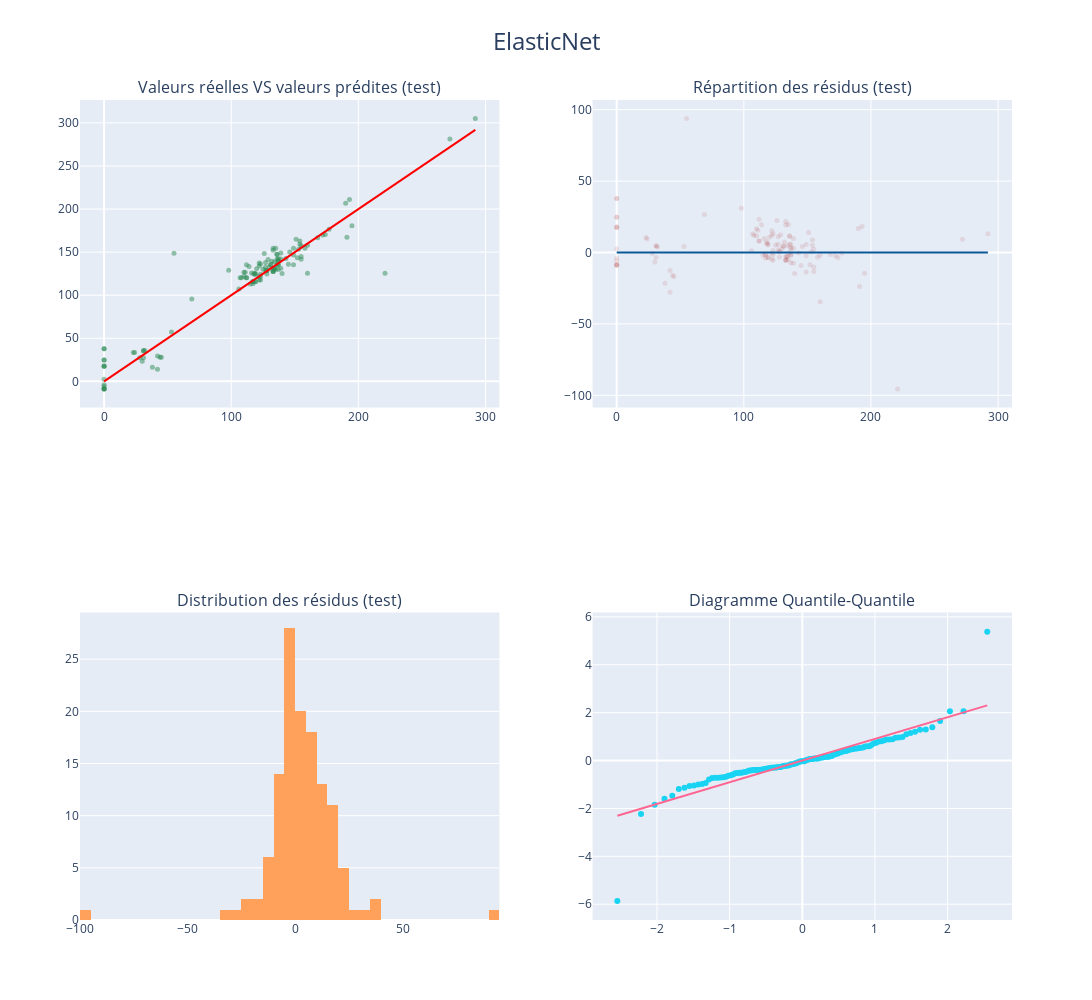
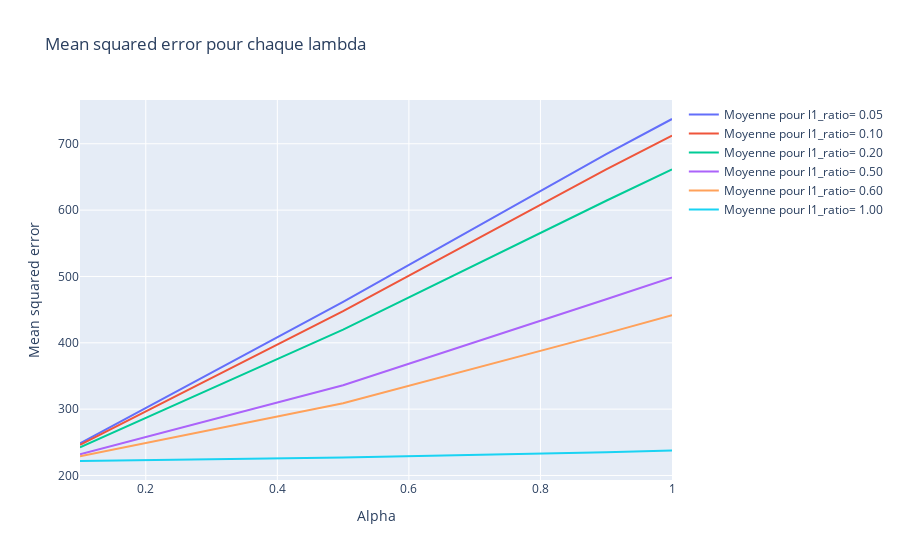
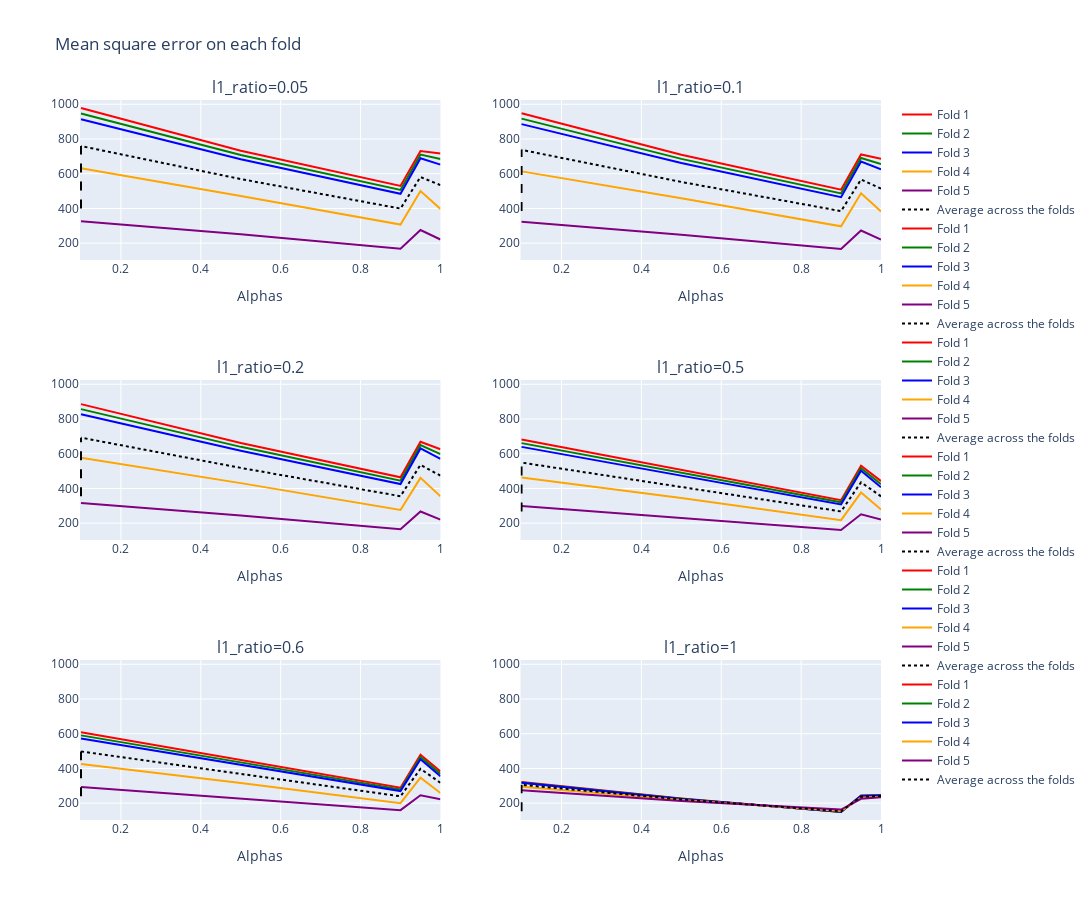

Here is the notebook cell these charts were saved with, in order:
### Code cell
co2.styles.display_combined_report(y_train, lr_en.predict(X_train), y_test, lr_en.predict(X_test), title='PERFORMANCES DU MODELE ELASTIC NET') 

co2.viz.plot_regression_diagnostics(y_test, pred_test, y_train, "ElasticNet", interactive=True, save=True, format='png')
co2.viz.plot_lr_elasticnet(lr_en, save=True, format='png')
co2.viz.plot_mse_folds(lr_en, l1_ratios)

### Figure 1 — Plotly figure (JSON) as saved in the notebook; plotly's stock layout.template omitted (floating-point values rounded to 4 significant figures)
{"data": [{"marker": {"color": "#2E8B57", "opacity": 0.5, "size": 5}, "mode": "markers", "type": "scatter", "x": [137, 153, 0, 168, 0, 123, 190, 117, 177, 128, 117, 151, 135, 127, 117, 122, 31, 134, 133, 120, 112, 106, 119, 139, 137, 24, 129, 0, 30, 154, 137, 123, 110, 127, 127, 137, 195, 0, 137, 0, 155, 133, 136, 42, 125, 0, 131, 130, 123, 158, 0, 128, 0, 133, 221, 53, 191, 116, 152, 136, 23, 107, 155, 122, 114, 292, 0, 146, 160, 31, 31, 149, 139, 69, 28, 115, 0, 119, 160, 272, 108, 119, 174, 122, 119, 45, 122, 98, 112, 118, 149, 140, 0, 0, 110, 172, 112, 135, 136, 134, 0, 143, 131, 32, 154, 126, 123, 155, 111, 149, 44, 128, 38, 134, 133, 145, 133, 132, 55, 136, 137, 42, 118, 193, 0, 139, 133], "xaxis": "x", "y": [140.5, 153.5, -8.812, 166.6, -5.811, 117.5, 206.7, 113.2, 176.5, 128.5, 115.9, 165.0, 130.1, 138.1, 115.5, 117.5, 27.48, 131.4, 130.1, 130.7, 120.1, 107.3, 124.3, 148.9, 135.3, 33.54, 141.4, -3.838, 23.33, 159.1, 129.9, 136.1, 121.6, 128.9, 132.8, 135.3, 180.5, -8.274, 139.6, -8.892, 157.3, 127.5, 147.2, 14.14, 130.2, 24.74, 135.6, 132.6, 124.3, 154.6, 2.569, 128.7, 17.92, 152.2, 125.4, 57.2, 167.2, 125.8, 143.5, 135.9, 33.51, 120.1, 144.9, 133.9, 133.3, 305.1, 37.79, 150.2, 158.1, 35.56, 35.66, 135.4, 141.9, 95.62, 27.32, 113.1, 37.79, 125.2, 125.6, 281.2, 120.1, 115.5, 170.5, 137.3, 115.5, 28.04, 121.4, 129.0, 135.3, 125.5, 154.6, 125.3, 17.26, -8.892, 126.6, 169.8, 120.1, 154.6, 147.7, 138.5, 17.92, 142.7, 135.2, 35.78, 162.8, 148.5, 121.4, 141.7, 126.6, 146.8, 28.04, 124.7, 16.39, 131.2, 154.6, 135.9, 127.9, 139.4, 148.8, 141.8, 142.7, 29.43, 124.3, 211.1, 24.9, 131.4, 127.4], "yaxis": "y"}, {"line": {"color": "red"}, "mode": "lines", "type": "scatter", "x": [0, 292], "xaxis": "x", "y": [0, 292], "yaxis": "y"}, {"marker": {"color": "#980a10", "opacity": 0.1, "size": 5}, "mode": "markers", "type": "scatter", "x": [137, 153, 0, 168, 0, 123, 190, 117, 177, 128, 117, 151, 135, 127, 117, 122, 31, 134, 133, 120, 112, 106, 119, 139, 137, 24, 129, 0, 30, 154, 137, 123, 110, 127, 127, 137, 195, 0, 137, 0, 155, 133, 136, 42, 125, 0, 131, 130, 123, 158, 0, 128, 0, 133, 221, 53, 191, 116, 152, 136, 23, 107, 155, 122, 114, 292, 0, 146, 160, 31, 31, 149, 139, 69, 28, 115, 0, 119, 160, 272, 108, 119, 174, 122, 119, 45, 122, 98, 112, 118, 149, 140, 0, 0, 110, 172, 112, 135, 136, 134, 0, 143, 131, 32, 154, 126, 123, 155, 111, 149, 44, 128, 38, 134, 133, 145, 133, 132, 55, 136, 137, 42, 118, 193, 0, 139, 133], "xaxis": "x2", "y": [3.531, 0.4781, -8.812, -1.354, -5.811, -5.46, 16.75, -3.788, -0.5259, 0.5068, -1.06, 14.01, -4.914, 11.06, -1.464, -4.46, -3.519, -2.591, -2.914, 10.74, 8.132, 1.296, 5.306, 9.887, -1.718, 9.538, 12.38, -3.838, -6.669, 5.109, -7.141, 13.08, 11.61, 1.87, 5.808, -1.718, -14.48, -8.274, 2.619, -8.892, 2.306, -5.459, 11.22, -27.86, 5.213, 24.74, 4.59, 2.589, 1.322, -3.405, 2.569, 0.6753, 17.92, 19.18, -95.56, 4.197, -23.76, 9.835, -8.536, -0.1252, 10.51, 13.13, -10.11, 11.92, 19.35, 13.13, 37.79, 4.245, -1.89, 4.561, 4.657, -13.63, 2.944, 26.62, -0.6773, -1.94, 37.79, 6.204, -34.41, 9.219, 12.13, -3.464, -3.486, 15.31, -3.464, -16.96, -0.5925, 31.03, 23.34, 7.463, 5.595, -14.74, 17.26, -8.892, 16.57, -2.224, 8.132, 19.64, 11.68, 4.534, 17.92, -0.3353, 4.243, 3.78, 8.793, 22.48, -1.592, -13.32, 15.57, -2.198, -15.96, -3.319, -21.61, -2.837, 21.64, -9.082, -5.1, 7.383, 93.82, 5.782, 5.725, -12.57, 6.306, 18.14, 24.9, -7.586, -5.558], "yaxis": "y2"}, {"line": {"color": "#0a5798"}, "mode": "lines", "type": "scatter", "x": [0, 292], "xaxis": "x2", "y": [0, 0], "yaxis": "y2"}, {"nbinsx": 40, "type": "histogram", "x": [3.531, 0.4781, -8.812, -1.354, -5.811, -5.46, 16.75, -3.788, -0.5259, 0.5068, -1.06, 14.01, -4.914, 11.06, -1.464, -4.46, -3.519, -2.591, -2.914, 10.74, 8.132, 1.296, 5.306, 9.887, -1.718, 9.538, 12.38, -3.838, -6.669, 5.109, -7.141, 13.08, 11.61, 1.87, 5.808, -1.718, -14.48, -8.274, 2.619, -8.892, 2.306, -5.459, 11.22, -27.86, 5.213, 24.74, 4.59, 2.589, 1.322, -3.405, 2.569, 0.6753, 17.92, 19.18, -95.56, 4.197, -23.76, 9.835, -8.536, -0.1252, 10.51, 13.13, -10.11, 11.92, 19.35, 13.13, 37.79, 4.245, -1.89, 4.561, 4.657, -13.63, 2.944, 26.62, -0.6773, -1.94, 37.79, 6.204, -34.41, 9.219, 12.13, -3.464, -3.486, 15.31, -3.464, -16.96, -0.5925, 31.03, 23.34, 7.463, 5.595, -14.74, 17.26, -8.892, 16.57, -2.224, 8.132, 19.64, 11.68, 4.534, 17.92, -0.3353, 4.243, 3.78, 8.793, 22.48, -1.592, -13.32, 15.57, -2.198, -15.96, -3.319, -21.61, -2.837, 21.64, -9.082, -5.1, 7.383, 93.82, 5.782, 5.725, -12.57, 6.306, 18.14, 24.9, -7.586, -5.558], "xaxis": "x3", "yaxis": "y3"}, {"mode": "markers", "type": "scatter", "x": [-2.546, -2.22, -2.032, -1.897, -1.79, -1.699, -1.621, -1.552, -1.49, -1.432, -1.379, -1.33, -1.284, -1.24, -1.199, -1.159, -1.122, -1.086, -1.051, -1.017, -0.9847, -0.9532, -0.9227, -0.8929, -0.864, -0.8358, -0.8082, -0.7812, -0.7548, -0.7288, -0.7034, -0.6784, -0.6538, -0.6297, -0.6058, -0.5824, -0.5592, -0.5363, -0.5137, -0.4914, -0.4693, -0.4475, -0.4258, -0.4044, -0.3831, -0.362, -0.3411, -0.3203, -0.2996, -0.2791, -0.2587, -0.2384, -0.2182, -0.1981, -0.1781, -0.1581, -0.1382, -0.1184, -0.09856, -0.0788, -0.05908, -0.03937, -0.01968, 0, 0.01968, 0.03937, 0.05908, 0.0788, 0.09856, 0.1184, 0.1382, 0.1581, 0.1781, 0.1981, 0.2182, 0.2384, 0.2587, 0.2791, 0.2996, 0.3203, 0.3411, 0.362, 0.3831, 0.4044, 0.4258, 0.4475, 0.4693, 0.4914, 0.5137, 0.5363, 0.5592, 0.5824, 0.6058, 0.6297, 0.6538, 0.6784, 0.7034, 0.7288, 0.7548, 0.7812, 0.8082, 0.8358, 0.864, 0.8929, 0.9227, 0.9532, 0.9847, 1.017, 1.051, 1.086, 1.122, 1.159, 1.199, 1.24, 1.284, 1.33, 1.379, 1.432, 1.49, 1.552, 1.621, 1.699, 1.79, 1.897, 2.032, 2.22, 2.546], "xaxis": "x4", "y": [-5.861, -2.23, -1.842, -1.598, -1.47, -1.194, -1.134, -1.062, -1.047, -0.9961, -0.9778, -0.9334, -0.787, -0.7262, -0.7149, -0.7149, -0.7101, -0.6938, -0.6782, -0.6373, -0.6109, -0.5829, -0.5319, -0.5169, -0.5111, -0.511, -0.4897, -0.4787, -0.4517, -0.4148, -0.4118, -0.3958, -0.3939, -0.3926, -0.3926, -0.3891, -0.3839, -0.3599, -0.3553, -0.3407, -0.3189, -0.3174, -0.3021, -0.2991, -0.2889, -0.2889, -0.2814, -0.2738, -0.2672, -0.2498, -0.2271, -0.2221, -0.2181, -0.2068, -0.1943, -0.1585, -0.1568, -0.1468, -0.1099, -0.1083, -0.07583, -0.04991, -0.03432, -0.03316, -0.03135, -0.01206, 0.0228, 0.03756, 0.06237, 0.06505, 0.0652, 0.08236, 0.08398, 0.08568, 0.08966, 0.1165, 0.1227, 0.1282, 0.1454, 0.1531, 0.1564, 0.158, 0.1815, 0.1876, 0.2515, 0.2563, 0.296, 0.296, 0.3353, 0.3605, 0.3795, 0.3971, 0.4002, 0.437, 0.4509, 0.4698, 0.4795, 0.5027, 0.5065, 0.521, 0.5334, 0.5483, 0.5901, 0.5928, 0.5929, 0.645, 0.7225, 0.7377, 0.7971, 0.8076, 0.8383, 0.8774, 0.8774, 0.8904, 0.9522, 0.9621, 0.9792, 1.098, 1.148, 1.199, 1.282, 1.292, 1.394, 1.656, 2.057, 2.057, 5.384], "yaxis": "y4"}, {"mode": "lines", "type": "scatter", "x": [-2.546, -2.22, -2.032, -1.897, -1.79, -1.699, -1.621, -1.552, -1.49, -1.432, -1.379, -1.33, -1.284, -1.24, -1.199, -1.159, -1.122, -1.086, -1.051, -1.017, -0.9847, -0.9532, -0.9227, -0.8929, -0.864, -0.8358, -0.8082, -0.7812, -0.7548, -0.7288, -0.7034, -0.6784, -0.6538, -0.6297, -0.6058, -0.5824, -0.5592, -0.5363, -0.5137, -0.4914, -0.4693, -0.4475, -0.4258, -0.4044, -0.3831, -0.362, -0.3411, -0.3203, -0.2996, -0.2791, -0.2587, -0.2384, -0.2182, -0.1981, -0.1781, -0.1581, -0.1382, -0.1184, -0.09856, -0.0788, -0.05908, -0.03937, -0.01968, 0, 0.01968, 0.03937, 0.05908, 0.0788, 0.09856, 0.1184, 0.1382, 0.1581, 0.1781, 0.1981, 0.2182, 0.2384, 0.2587, 0.2791, 0.2996, 0.3203, 0.3411, 0.362, 0.3831, 0.4044, 0.4258, 0.4475, 0.4693, 0.4914, 0.5137, 0.5363, 0.5592, 0.5824, 0.6058, 0.6297, 0.6538, 0.6784, 0.7034, 0.7288, 0.7548, 0.7812, 0.8082, 0.8358, 0.864, 0.8929, 0.9227, 0.9532, 0.9847, 1.017, 1.051, 1.086, 1.122, 1.159, 1.199, 1.24, 1.284, 1.33, 1.379, 1.432, 1.49, 1.552, 1.621, 1.699, 1.79, 1.897, 2.032, 2.22, 2.546], "xaxis": "x4", "y": [-2.304, -2.009, -1.839, -1.717, -1.619, -1.538, -1.467, -1.405, -1.348, -1.296, -1.248, -1.204, -1.162, -1.122, -1.085, -1.049, -1.015, -0.9824, -0.9509, -0.9205, -0.8911, -0.8626, -0.835, -0.8081, -0.7819, -0.7563, -0.7313, -0.7069, -0.683, -0.6596, -0.6365, -0.6139, -0.5917, -0.5698, -0.5483, -0.527, -0.506, -0.4854, -0.4649, -0.4447, -0.4247, -0.4049, -0.3853, -0.3659, -0.3467, -0.3276, -0.3086, -0.2898, -0.2711, -0.2526, -0.2341, -0.2157, -0.1975, -0.1793, -0.1611, -0.1431, -0.1251, -0.1071, -0.08919, -0.07131, -0.05346, -0.03563, -0.01781, -1.817e-16, 0.01781, 0.03563, 0.05346, 0.07131, 0.08919, 0.1071, 0.1251, 0.1431, 0.1611, 0.1793, 0.1975, 0.2157, 0.2341, 0.2526, 0.2711, 0.2898, 0.3086, 0.3276, 0.3467, 0.3659, 0.3853, 0.4049, 0.4247, 0.4447, 0.4649, 0.4854, 0.506, 0.527, 0.5483, 0.5698, 0.5917, 0.6139, 0.6365, 0.6596, 0.683, 0.7069, 0.7313, 0.7563, 0.7819, 0.8081, 0.835, 0.8626, 0.8911, 0.9205, 0.9509, 0.9824, 1.015, 1.049, 1.085, 1.122, 1.162, 1.204, 1.248, 1.296, 1.348, 1.405, 1.467, 1.538, 1.619, 1.717, 1.839, 2.009, 2.304], "yaxis": "y4"}], "layout": {"annotations": [{"font": {"size": 16}, "showarrow": false, "text": "Valeurs réelles VS valeurs prédites (test)", "x": 0.225, "xanchor": "center", "xref": "paper", "y": 1, "yanchor": "bottom", "yref": "paper"}, {"font": {"size": 16}, "showarrow": false, "text": "Répartition des résidus (test)", "x": 0.775, "xanchor": "center", "xref": "paper", "y": 1, "yanchor": "bottom", "yref": "paper"}, {"font": {"size": 16}, "showarrow": false, "text": "Distribution des résidus (test)", "x": 0.225, "xanchor": "center", "xref": "paper", "y": 0.375, "yanchor": "bottom", "yref": "paper"}, {"font": {"size": 16}, "showarrow": false, "text": "Diagramme Quantile-Quantile", "x": 0.775, "xanchor": "center", "xref": "paper", "y": 0.375, "yanchor": "bottom", "yref": "paper"}], "height": 1000, "showlegend": false, "title": {"font": {"size": 24}, "text": "ElasticNet", "x": 0.5}, "width": 1300, "xaxis": {"anchor": "y", "domain": [0, 0.45]}, "xaxis2": {"anchor": "y2", "domain": [0.55, 1]}, "xaxis3": {"anchor": "y3", "domain": [0, 0.45]}, "xaxis4": {"anchor": "y4", "domain": [0.55, 1]}, "yaxis": {"anchor": "x", "domain": [0.625, 1]}, "yaxis2": {"anchor": "x2", "domain": [0.625, 1]}, "yaxis3": {"anchor": "x3", "domain": [0, 0.375]}, "yaxis4": {"anchor": "x4", "domain": [0, 0.375]}}}

### Figure 2 — Plotly figure (JSON) as saved in the notebook; plotly's stock layout.template omitted (floating-point values rounded to 4 significant figures)
{"data": [{"mode": "lines", "name": "Moyenne pour l1_ratio= 0.05", "type": "scatter", "x": [1, 0.95, 0.9, 0.5, 0.1], "y": [737.4, 711.1, 684.5, 461.6, 248.2]}, {"mode": "lines", "name": "Moyenne pour l1_ratio= 0.10", "type": "scatter", "x": [1, 0.95, 0.9, 0.5, 0.1], "y": [712.4, 687.0, 661.4, 447.7, 246.2]}, {"mode": "lines", "name": "Moyenne pour l1_ratio= 0.20", "type": "scatter", "x": [1, 0.95, 0.9, 0.5, 0.1], "y": [661.3, 637.8, 614.1, 419.8, 242.2]}, {"mode": "lines", "name": "Moyenne pour l1_ratio= 0.50", "type": "scatter", "x": [1, 0.95, 0.9, 0.5, 0.1], "y": [498.7, 482.2, 465.7, 336.1, 231.9]}, {"mode": "lines", "name": "Moyenne pour l1_ratio= 0.60", "type": "scatter", "x": [1, 0.95, 0.9, 0.5, 0.1], "y": [441.6, 427.9, 414.2, 308.9, 228.9]}, {"mode": "lines", "name": "Moyenne pour l1_ratio= 1.00", "type": "scatter", "x": [1, 0.95, 0.9, 0.5, 0.1], "y": [237.5, 236.3, 235.2, 227.1, 221.8]}], "layout": {"title": {"text": "Mean squared error pour chaque lambda"}, "xaxis": {"title": {"text": "Alpha"}}, "yaxis": {"title": {"text": "Mean squared error"}}}}

### Figure 3 — Plotly figure (JSON) as saved in the notebook; plotly's stock layout.template omitted (floating-point values rounded to 4 significant figures)
{"data": [{"line": {"color": "red"}, "mode": "lines", "name": "Fold 1", "type": "scatter", "x": [1, 0.95, 0.9, 0.5, 0.1], "xaxis": "x", "y": [716.5, 730.5, 529.4, 731.9, 978.5], "yaxis": "y"}, {"line": {"color": "green"}, "mode": "lines", "name": "Fold 2", "type": "scatter", "x": [1, 0.95, 0.9, 0.5, 0.1], "xaxis": "x", "y": [684.4, 710.1, 506.9, 707.6, 946.5], "yaxis": "y"}, {"line": {"color": "blue"}, "mode": "lines", "name": "Fold 3", "type": "scatter", "x": [1, 0.95, 0.9, 0.5, 0.1], "xaxis": "x", "y": [652.2, 689.1, 484.4, 682.9, 913.8], "yaxis": "y"}, {"line": {"color": "orange"}, "mode": "lines", "name": "Fold 4", "type": "scatter", "x": [1, 0.95, 0.9, 0.5, 0.1], "xaxis": "x", "y": [397.1, 500.1, 307.2, 472.0, 631.5], "yaxis": "y"}, {"line": {"color": "purple"}, "mode": "lines", "name": "Fold 5", "type": "scatter", "x": [1, 0.95, 0.9, 0.5, 0.1], "xaxis": "x", "y": [220.9, 275.5, 167.6, 251.1, 326.0], "yaxis": "y"}, {"line": {"color": "black", "dash": "dot", "width": 2}, "mode": "lines", "name": "Average across the folds", "type": "scatter", "x": [1, 0.95, 0.9, 0.5, 0.1], "xaxis": "x", "y": [534.2, 581.1, 399.1, 569.1, 759.3], "yaxis": "y"}, {"line": {"color": "red"}, "mode": "lines", "name": "Fold 1", "type": "scatter", "x": [1, 0.95, 0.9, 0.5, 0.1], "xaxis": "x2", "y": [686.4, 710.7, 507.8, 708.9, 948.3], "yaxis": "y2"}, {"line": {"color": "green"}, "mode": "lines", "name": "Fold 2", "type": "scatter", "x": [1, 0.95, 0.9, 0.5, 0.1], "xaxis": "x2", "y": [655.6, 690.7, 486.3, 685.4, 917.2], "yaxis": "y2"}, {"line": {"color": "blue"}, "mode": "lines", "name": "Fold 3", "type": "scatter", "x": [1, 0.95, 0.9, 0.5, 0.1], "xaxis": "x2", "y": [624.9, 670.2, 464.8, 661.5, 885.5], "yaxis": "y2"}, {"line": {"color": "orange"}, "mode": "lines", "name": "Fold 4", "type": "scatter", "x": [1, 0.95, 0.9, 0.5, 0.1], "xaxis": "x2", "y": [382.7, 487.3, 296.8, 458.3, 613.4], "yaxis": "y2"}, {"line": {"color": "purple"}, "mode": "lines", "name": "Fold 5", "type": "scatter", "x": [1, 0.95, 0.9, 0.5, 0.1], "xaxis": "x2", "y": [220.5, 272.6, 166.5, 248.5, 322.7], "yaxis": "y2"}, {"line": {"color": "black", "dash": "dot", "width": 2}, "mode": "lines", "name": "Average across the folds", "type": "scatter", "x": [1, 0.95, 0.9, 0.5, 0.1], "xaxis": "x2", "y": [514.0, 566.3, 384.5, 552.5, 737.4], "yaxis": "y2"}, {"line": {"color": "red"}, "mode": "lines", "name": "Fold 1", "type": "scatter", "x": [1, 0.95, 0.9, 0.5, 0.1], "xaxis": "x3", "y": [626.0, 669.0, 464.3, 661.5, 885.7], "yaxis": "y3"}, {"line": {"color": "green"}, "mode": "lines", "name": "Fold 2", "type": "scatter", "x": [1, 0.95, 0.9, 0.5, 0.1], "xaxis": "x3", "y": [598.1, 649.9, 444.9, 639.5, 856.7], "yaxis": "y3"}, {"line": {"color": "blue"}, "mode": "lines", "name": "Fold 3", "type": "scatter", "x": [1, 0.95, 0.9, 0.5, 0.1], "xaxis": "x3", "y": [570.2, 630.5, 425.5, 617.2, 827.3], "yaxis": "y3"}, {"line": {"color": "orange"}, "mode": "lines", "name": "Fold 4", "type": "scatter", "x": [1, 0.95, 0.9, 0.5, 0.1], "xaxis": "x3", "y": [354.6, 460.9, 276.2, 430.5, 576.6], "yaxis": "y3"}, {"line": {"color": "purple"}, "mode": "lines", "name": "Fold 5", "type": "scatter", "x": [1, 0.95, 0.9, 0.5, 0.1], "xaxis": "x3", "y": [220.0, 267.0, 164.5, 243.4, 316.2], "yaxis": "y3"}, {"line": {"color": "black", "dash": "dot", "width": 2}, "mode": "lines", "name": "Average across the folds", "type": "scatter", "x": [1, 0.95, 0.9, 0.5, 0.1], "xaxis": "x3", "y": [473.8, 535.5, 355.1, 518.4, 692.5], "yaxis": "y3"}, {"line": {"color": "red"}, "mode": "lines", "name": "Fold 1", "type": "scatter", "x": [1, 0.95, 0.9, 0.5, 0.1], "xaxis": "x4", "y": [442.3, 530.8, 332.5, 505.4, 682.4], "yaxis": "y4"}, {"line": {"color": "green"}, "mode": "lines", "name": "Fold 2", "type": "scatter", "x": [1, 0.95, 0.9, 0.5, 0.1], "xaxis": "x4", "y": [424.2, 516.4, 320.0, 489.4, 660.9], "yaxis": "y4"}, {"line": {"color": "blue"}, "mode": "lines", "name": "Fold 3", "type": "scatter", "x": [1, 0.95, 0.9, 0.5, 0.1], "xaxis": "x4", "y": [406.3, 501.8, 307.6, 473.4, 639.3], "yaxis": "y4"}, {"line": {"color": "orange"}, "mode": "lines", "name": "Fold 4", "type": "scatter", "x": [1, 0.95, 0.9, 0.5, 0.1], "xaxis": "x4", "y": [278.8, 376.3, 217.4, 344.8, 463.2], "yaxis": "y4"}, {"line": {"color": "purple"}, "mode": "lines", "name": "Fold 5", "type": "scatter", "x": [1, 0.95, 0.9, 0.5, 0.1], "xaxis": "x4", "y": [221.0, 250.9, 160.3, 228.8, 298.3], "yaxis": "y4"}, {"line": {"color": "black", "dash": "dot", "width": 2}, "mode": "lines", "name": "Average across the folds", "type": "scatter", "x": [1, 0.95, 0.9, 0.5, 0.1], "xaxis": "x4", "y": [354.5, 435.2, 267.6, 408.4, 548.8], "yaxis": "y4"}, {"line": {"color": "red"}, "mode": "lines", "name": "Fold 1", "type": "scatter", "x": [1, 0.95, 0.9, 0.5, 0.1], "xaxis": "x5", "y": [382.9, 478.5, 289.1, 448.7, 608.7], "yaxis": "y5"}, {"line": {"color": "green"}, "mode": "lines", "name": "Fold 2", "type": "scatter", "x": [1, 0.95, 0.9, 0.5, 0.1], "xaxis": "x5", "y": [368.5, 466.0, 279.2, 435.3, 590.4], "yaxis": "y5"}, {"line": {"color": "blue"}, "mode": "lines", "name": "Fold 3", "type": "scatter", "x": [1, 0.95, 0.9, 0.5, 0.1], "xaxis": "x5", "y": [354.5, 453.3, 269.4, 421.8, 572.0], "yaxis": "y5"}, {"line": {"color": "orange"}, "mode": "lines", "name": "Fold 4", "type": "scatter", "x": [1, 0.95, 0.9, 0.5, 0.1], "xaxis": "x5", "y": [258.0, 346.3, 199.5, 315.8, 425.0], "yaxis": "y5"}, {"line": {"color": "purple"}, "mode": "lines", "name": "Fold 5", "type": "scatter", "x": [1, 0.95, 0.9, 0.5, 0.1], "xaxis": "x5", "y": [222.2, 245.6, 159.6, 224.3, 292.8], "yaxis": "y5"}, {"line": {"color": "black", "dash": "dot", "width": 2}, "mode": "lines", "name": "Average across the folds", "type": "scatter", "x": [1, 0.95, 0.9, 0.5, 0.1], "xaxis": "x5", "y": [317.2, 398.0, 239.4, 369.2, 497.8], "yaxis": "y5"}, {"line": {"color": "red"}, "mode": "lines", "name": "Fold 1", "type": "scatter", "x": [1, 0.95, 0.9, 0.5, 0.1], "xaxis": "x6", "y": [246.1, 243.9, 149.0, 226.7, 321.9], "yaxis": "y6"}, {"line": {"color": "green"}, "mode": "lines", "name": "Fold 2", "type": "scatter", "x": [1, 0.95, 0.9, 0.5, 0.1], "xaxis": "x6", "y": [244.9, 242.3, 149.5, 225.4, 319.5], "yaxis": "y6"}, {"line": {"color": "blue"}, "mode": "lines", "name": "Fold 3", "type": "scatter", "x": [1, 0.95, 0.9, 0.5, 0.1], "xaxis": "x6", "y": [243.8, 240.8, 150.1, 224.2, 317.1], "yaxis": "y6"}, {"line": {"color": "orange"}, "mode": "lines", "name": "Fold 4", "type": "scatter", "x": [1, 0.95, 0.9, 0.5, 0.1], "xaxis": "x6", "y": [236.6, 230.6, 155.1, 218.2, 294.9], "yaxis": "y6"}, {"line": {"color": "purple"}, "mode": "lines", "name": "Fold 5", "type": "scatter", "x": [1, 0.95, 0.9, 0.5, 0.1], "xaxis": "x6", "y": [234.5, 225.1, 163.2, 211.8, 274.5], "yaxis": "y6"}, {"line": {"color": "black", "dash": "dot", "width": 2}, "mode": "lines", "name": "Average across the folds", "type": "scatter", "x": [1, 0.95, 0.9, 0.5, 0.1], "xaxis": "x6", "y": [241.2, 236.5, 153.4, 221.2, 305.6], "yaxis": "y6"}], "layout": {"annotations": [{"font": {"size": 16}, "showarrow": false, "text": "l1_ratio=0.05", "x": 0.225, "xanchor": "center", "xref": "paper", "y": 1, "yanchor": "bottom", "yref": "paper"}, {"font": {"size": 16}, "showarrow": false, "text": "l1_ratio=0.1", "x": 0.775, "xanchor": "center", "xref": "paper", "y": 1, "yanchor": "bottom", "yref": "paper"}, {"font": {"size": 16}, "showarrow": false, "text": "l1_ratio=0.2", "x": 0.225, "xanchor": "center", "xref": "paper", "y": 0.6111, "yanchor": "bottom", "yref": "paper"}, {"font": {"size": 16}, "showarrow": false, "text": "l1_ratio=0.5", "x": 0.775, "xanchor": "center", "xref": "paper", "y": 0.6111, "yanchor": "bottom", "yref": "paper"}, {"font": {"size": 16}, "showarrow": false, "text": "l1_ratio=0.6", "x": 0.225, "xanchor": "center", "xref": "paper", "y": 0.2222, "yanchor": "bottom", "yref": "paper"}, {"font": {"size": 16}, "showarrow": false, "text": "l1_ratio=1", "x": 0.775, "xanchor": "center", "xref": "paper", "y": 0.2222, "yanchor": "bottom", "yref": "paper"}], "height": 900, "shapes": [{"line": {"color": "black", "dash": "dash"}, "type": "line", "x0": 0.1, "x1": 0.1, "xref": "x", "y0": 399.1, "y1": 759.3, "yref": "y"}, {"line": {"color": "black", "dash": "dash"}, "type": "line", "x0": 0.1, "x1": 0.1, "xref": "x2", "y0": 384.5, "y1": 737.4, "yref": "y2"}, {"line": {"color": "black", "dash": "dash"}, "type": "line", "x0": 0.1, "x1": 0.1, "xref": "x3", "y0": 355.1, "y1": 692.5, "yref": "y3"}, {"line": {"color": "black", "dash": "dash"}, "type": "line", "x0": 0.1, "x1": 0.1, "xref": "x4", "y0": 267.6, "y1": 548.8, "yref": "y4"}, {"line": {"color": "black", "dash": "dash"}, "type": "line", "x0": 0.1, "x1": 0.1, "xref": "x5", "y0": 239.4, "y1": 497.8, "yref": "y5"}, {"line": {"color": "black", "dash": "dash"}, "type": "line", "x0": 0.1, "x1": 0.1, "xref": "x6", "y0": 153.4, "y1": 305.6, "yref": "y6"}], "title": {"text": "Mean square error on each fold"}, "width": 1200, "xaxis": {"anchor": "y", "domain": [0, 0.45], "title": {"text": "Alphas"}}, "xaxis2": {"anchor": "y2", "domain": [0.55, 1], "title": {"text": "Alphas"}}, "xaxis3": {"anchor": "y3", "domain": [0, 0.45], "title": {"text": "Alphas"}}, "xaxis4": {"anchor": "y4", "domain": [0.55, 1], "title": {"text": "Alphas"}}, "xaxis5": {"anchor": "y5", "domain": [0, 0.45], "title": {"text": "Alphas"}}, "xaxis6": {"anchor": "y6", "domain": [0.55, 1], "title": {"text": "Alphas"}}, "yaxis": {"anchor": "x", "domain": [0.7778, 1], "matches": "y"}, "yaxis2": {"anchor": "x2", "domain": [0.7778, 1], "matches": "y"}, "yaxis3": {"anchor": "x3", "domain": [0.3889, 0.6111], "matches": "y"}, "yaxis4": {"anchor": "x4", "domain": [0.3889, 0.6111], "matches": "y"}, "yaxis5": {"anchor": "x5", "domain": [0, 0.2222], "matches": "y"}, "yaxis6": {"anchor": "x6", "domain": [0, 0.2222], "matches": "y"}}}
